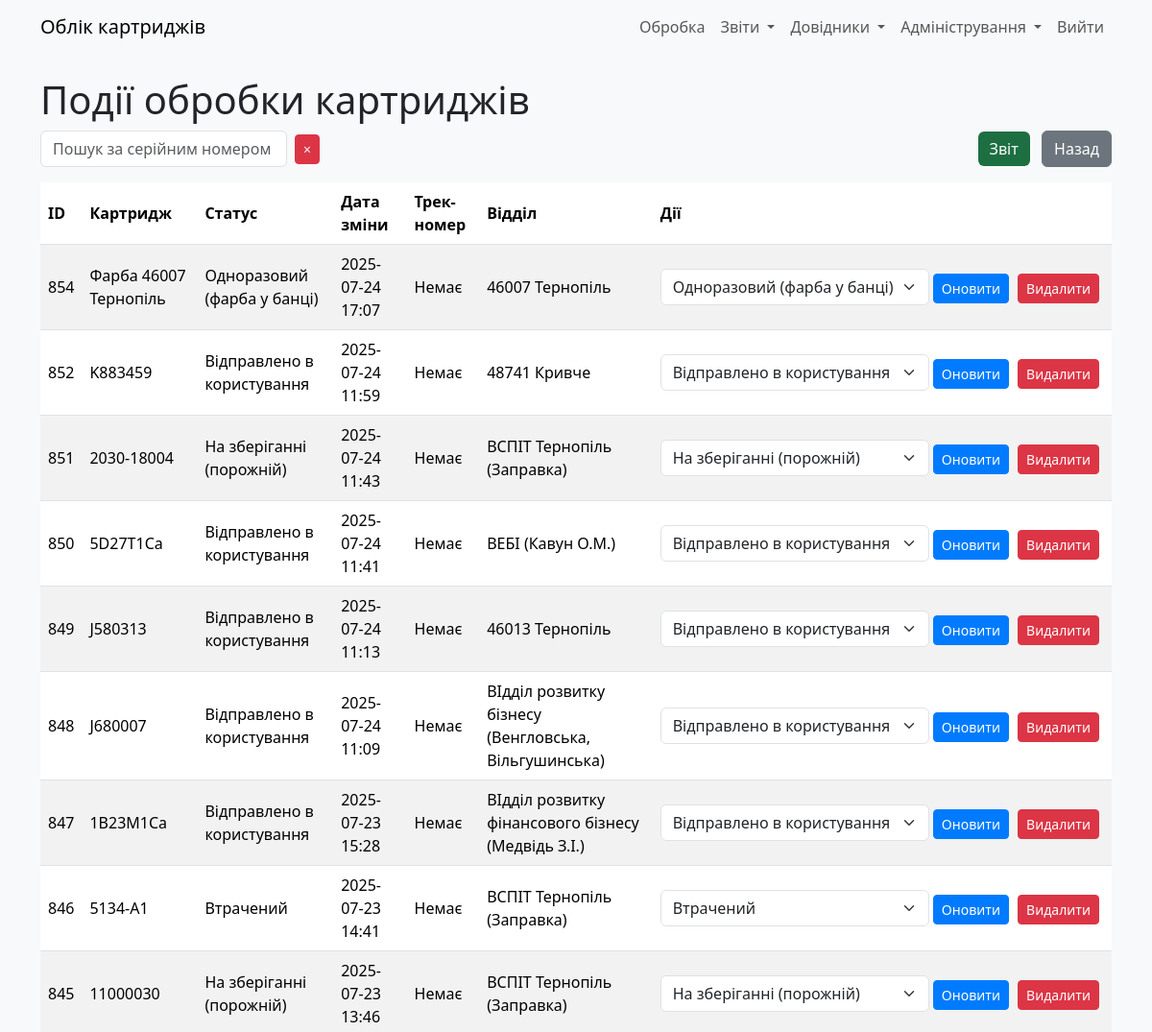
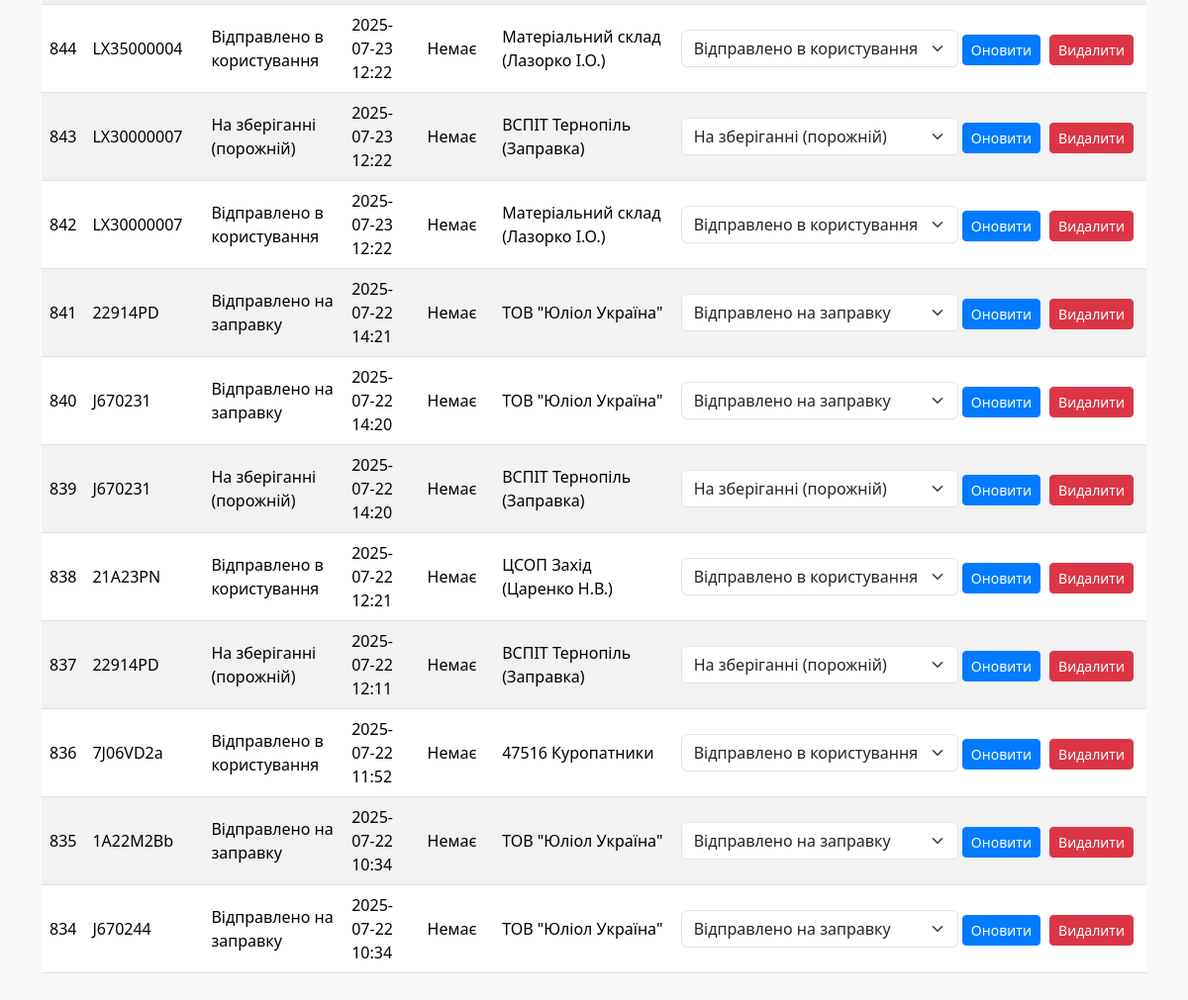
The app's page /cartridge_status (signed in) with its own data (2 pictures, top to bottom).
### models.py (models this page shows)
class CartridgeStatus(db.Model):
    __tablename__ = "cartrg_status"
    id: Mapped[int] = mapped_column(primary_key=True)
    cartridge_id = mapped_column(ForeignKey(Cartridges.id))
    device_id: Mapped[int] = mapped_column(ForeignKey(CustomerEquipment.id), nullable=True)
    status: Mapped[int] = mapped_column(Integer, server_default=literal(0))
    date_ofchange: Mapped[DateTime] = mapped_column(DateTime, server_default=func.now())
    parcel_track: Mapped[str] = mapped_column(String(13), nullable=True)
    exec_dept: Mapped[int] = mapped_column(ForeignKey(RefillDept.id))
    user_updated: Mapped[int] = mapped_column(ForeignKey(User.id))
    time_updated: Mapped[DateTime] = mapped_column(DateTime, server_default=func.now())
    __table_args__ = (
        Index('idx_cartridge_date', 'cartridge_id', 'date_ofchange'),  # Композитний індекс
        Index('idx_status', 'status'),                                 # Окремий індекс для status
        Index('idx_exec_dept', 'exec_dept'),                           # Окремий індекс для exec_dept
    )

class Cartridges(db.Model):
    __tablename__ = "cartridges"
    id: Mapped[int] = mapped_column(primary_key=True)
    serial_num: Mapped[str] = mapped_column(String(255), server_default="N/A")
    use_counter: Mapped[int] = mapped_column(Integer, nullable=False, default=-1)
    in_printer: Mapped[int] = mapped_column(ForeignKey(CustomerEquipment.id), nullable=True)
    cartridge_model: Mapped[str] = mapped_column(String(255), nullable=True)  # Застаріле. Не використовувати!
    cartrg_model_id: Mapped[int] = mapped_column(ForeignKey(CartridgeModel.id), default=1)
    user_updated: Mapped[int] = mapped_column(ForeignKey(User.id))
    time_updated: Mapped[DateTime] = mapped_column(DateTime, server_default=func.now())
    curr_status: Mapped[int] = mapped_column(Integer, nullable=False, default=0)
    curr_dept: Mapped[int] = mapped_column(Integer, nullable=False, default=0)
    curr_parcel_track: Mapped[str] = mapped_column(String(13), nullable=True)

class RefillDept(db.Model):
    __tablename__ = "refill_dept"
    id: Mapped[int] = mapped_column(primary_key=True)
    deptname: Mapped[str] = mapped_column(String(30))
    dept_description: Mapped[str] = mapped_column(String(255))
    addr1: Mapped[str] = mapped_column(String(255))
    addr2: Mapped[str] = mapped_column(String(255))
    addr3: Mapped[str] = mapped_column(String(255))
    addr4: Mapped[str] = mapped_column(String(255))
    addr5: Mapped[str] = mapped_column(String(255))
    dept_description: Mapped[str] = mapped_column(String(255))  # Нове поле
    is_exec: Mapped[int] = mapped_column(Integer, server_default=literal(0))
    user_updated: Mapped[int] = mapped_column(ForeignKey(User.id))
    time_updated: Mapped[DateTime] = mapped_column(DateTime, server_default=func.now())

### app.py (the view)
    def wrapper(*args, **kwargs):
        if current_user.role != 'admin':
            abort(403)
        return f(*args, **kwargs)

### app.py (called while the page is built)
@login_manager.user_loader
def load_user(user_id):
    return User.query.get(int(user_id))

def admin_required(f):
    def wrapper(*args, **kwargs):
        if current_user.role != 'admin':
            abort(403)
        return f(*args, **kwargs)
    wrapper.__name__ = f.__name__
    return wrapper

### templates/cartridge_status.html (shortened to what this page needs)
{% extends "base.html" %}
{% block content %}
    <h1>Події обробки картриджів</h1>
    <div class="mb-3 d-flex justify-content-between align-items-center">
        <div class="d-flex align-items-center">
            <input type="text" id="search" class="form-control" placeholder="Пошук за серійним номером" value="{{ search|escape }}" style="max-width: 400px;">
            <button id="clear-search" class="btn btn-danger btn-sm ms-2" title="Очистити пошук">
                <span>×</span>
            </button>
        </div>
        <div>
            <a href="{{ url_for('export_cartridge_events') }}" class="btn btn-excel me-2">Звіт</a>
            <a href="{{ url_for('index') }}" class="btn btn-secondary">Назад</a>
        </div>
    </div>
    <table class="table table-striped" id="status-table">
        <thead>
            <tr>
                <th>ID</th>
                <th>Картридж</th>
                <th>Статус</th>
                <th>Дата зміни</th>
                <th>Трек-номер</th>
                <th>Відділ</th>
                <th>Дії</th>
            </tr>
        </thead>
        <tbody id="status-table-body">
            {% for status, serial_num, deptname in statuses %}
            <tr>
                <td>{{ status.id }}</td>
                <td>{{ serial_num }}</td>
                <td>{{ {0: 'Не вказано', 1: 'На зберіганні (порожній)', 2: 'Відправлено в користування', 3: 'Відправлено на заправку', 4: 'Непридатний (списаний)', 5: 'Одноразовий (фарба у банці)', 6: 'На зберіганні (заправлений)', 7: 'Втрачений'}[status.status] }}</td>
                <td>{{ status.date_ofchange.strftime('%Y-%m-%d %H:%M') }}</td>
                <td>{{ status.parcel_track or 'Немає' }}</td>
                <td>{{ deptname }}</td>
                <td class="actions-column">
                    <form action="{{ url_for('update_status', status_id=status.id) }}" method="POST" class="d-inline">
                        <select name="status" class="form-select d-inline w-auto">
                            <option value="1" {% if status.status == 1 %}selected{% endif %}>На зберіганні (порожній)</option>
                            <option value="2" {% if status.status == 2 %}selected{% endif %}>Відправлено в користування</option>
                            <option value="3" {% if status.status == 3 %}selected{% endif %}>Відправлено на заправку</option>
                            <option value="5" {% if status.status == 5 %}selected{% endif %}>Одноразовий (фарба у банці)</option>
                            <option value="7" {% if status.status == 7 %}selected{% endif %}>Втрачений</option>
                        </select>
                        <button type="submit" class="btn btn-primary btn-sm">Оновити</button>
                    </form>
                    <form action="{{ url_for('delete_status', status_id=status.id) }}" method="POST" class="d-inline" onsubmit="return confirm('Ви впевнені, що хочете видалити цей статус?');">
                        <button type="submit" class="btn btn-danger btn-sm">Видалити</button>
                    </form>
                </td>
            </tr>
            {% endfor %}
        </tbody>
    </table>
{% endblock %}

### templates/base.html (shortened to what this page needs)
<!DOCTYPE html>
<html lang="uk">
<head>
    <link rel="stylesheet" href="{{ url_for('static', filename='css/bootstrap.min.css') }}">
    <link rel="stylesheet" href="{{ url_for('static', filename='css/style.css') }}">
</head>
<body>
    <nav class="navbar navbar-expand-lg navbar-light bg-light">
        <div class="container">
            <a class="navbar-brand" href="{{ url_for('index') }}">Облік картриджів</a>
            <div class="collapse navbar-collapse" id="navbarNav">
                <ul class="navbar-nav ms-auto">
                    {% if current_user.is_authenticated %}
                        <li class="nav-item">
                            <a class="nav-link" href="{{ url_for('mass_input') }}">Обробка</a>
                        </li>
                        <li class="nav-item dropdown">
                            <a class="nav-link dropdown-toggle" href="#" id="navbarDropdownReports" role="button" data-bs-toggle="dropdown" aria-expanded="false">
                                Звіти
                            </a>
                        </li>
                        <li class="nav-item dropdown">
                            <a class="nav-link dropdown-toggle" href="#" id="navbarDropdownRefs" role="button" data-bs-toggle="dropdown" aria-expanded="false">
                                Довідники
                            </a>
                        </li>
                        <li class="nav-item dropdown">
                            <a class="nav-link dropdown-toggle" href="#" id="navbarDropdownStats" role="button" data-bs-toggle="dropdown" aria-expanded="false">
                                Адміністрування
                            </a>
                        </li>
                        <li class="nav-item">
                            <a class="nav-link" href="{{ url_for('logout') }}">Вийти</a>
                        </li>
                    {% else %}
                        <li class="nav-item">
                            <a class="nav-link" href="{{ url_for('login') }}">Увійти</a>
                        </li>
                    {% endif %}
                </ul>
            </div>
        </div>
    </nav>
    <div class="container mt-4">
        {% block content %}{% endblock %}
    </div>
</body>
</html>

### static/css/style.css (style rules this page uses)
body { background-color: #f8f9fa; }
.table th, .table td { vertical-align: middle; }
.form-control, .form-select { max-width: 300px; }
.btn-sm { margin-right: 5px; }
.navbar-nav .nav-link { padding-left: 10px; padding-right: 10px; }
.btn-primary { background-color: #007bff; border-color: #007bff; }
.btn-secondary { background-color: #6c757d; border-color: #6c757d; }

### templates/cartridge_status.html (style rules this page uses)
.actions-column { white-space: nowrap; vertical-align: middle; }
#clear-search { padding: 0.25rem 0.5rem; }
.btn-excel { background-color: #1D6F42; color: white; border: none; }

### records on screen
CartridgeStatus: id "854", serial_num "Фарба 46007 Тернопіль", status "Одноразовий (фарба у банці)", date_ofchange "2025-07-24 17:07", parcel_track "Немає", deptname "46007 Тернопіль"
CartridgeStatus: id "852", serial_num "K883459", status "Відправлено в користування", date_ofchange "2025-07-24 11:59", parcel_track "Немає", deptname "48741 Кривче"
CartridgeStatus: id "851", serial_num "2030-18004", status "На зберіганні (порожній)", date_ofchange "2025-07-24 11:43", parcel_track "Немає", deptname "ВСПІТ Тернопіль (Заправка)"
CartridgeStatus: id "850", serial_num "5D27T1Ca", status "Відправлено в користування", date_ofchange "2025-07-24 11:41", parcel_track "Немає", deptname "ВЕБІ (Кавун О.М.)"
CartridgeStatus: id "849", serial_num "J580313", status "Відправлено в користування", date_ofchange "2025-07-24 11:13", parcel_track "Немає", deptname "46013 Тернопіль"
CartridgeStatus: id "848", serial_num "J680007", status "Відправлено в користування", date_ofchange "2025-07-24 11:09", parcel_track "Немає", deptname "ВІдділ розвитку бізнесу (Венгловська, Вільгушинська)"
CartridgeStatus: id "847", serial_num "1B23M1Ca", status "Відправлено в користування", date_ofchange "2025-07-23 15:28", parcel_track "Немає", deptname "ВІдділ розвитку фінансового бізнесу (Медвідь З.І.)"
CartridgeStatus: id "846", serial_num "5134-A1", status "Втрачений", date_ofchange "2025-07-23 14:41", parcel_track "Немає", deptname "ВСПІТ Тернопіль (Заправка)"
CartridgeStatus: id "845", serial_num "11000030", status "На зберіганні (порожній)", date_ofchange "2025-07-23 13:46", parcel_track "Немає", deptname "ВСПІТ Тернопіль (Заправка)"
CartridgeStatus: id "844", serial_num "LX35000004", status "Відправлено в користування", date_ofchange "2025-07-23 12:22", parcel_track "Немає", deptname "Матеріальний склад (Лазорко І.О.)"
CartridgeStatus: id "843", serial_num "LX30000007", status "На зберіганні (порожній)", date_ofchange "2025-07-23 12:22", parcel_track "Немає", deptname "ВСПІТ Тернопіль (Заправка)"
CartridgeStatus: id "842", serial_num "LX30000007", status "Відправлено в користування", date_ofchange "2025-07-23 12:22", parcel_track "Немає", deptname "Матеріальний склад (Лазорко І.О.)"
CartridgeStatus: id "841", serial_num "22914PD", status "Відправлено на заправку", date_ofchange "2025-07-22 14:21", parcel_track "Немає", deptname "ТОВ \"Юліол Україна\""
CartridgeStatus: id "840", serial_num "J670231", status "Відправлено на заправку", date_ofchange "2025-07-22 14:20", parcel_track "Немає", deptname "ТОВ \"Юліол Україна\""
CartridgeStatus: id "839", serial_num "J670231", status "На зберіганні (порожній)", date_ofchange "2025-07-22 14:20", parcel_track "Немає", deptname "ВСПІТ Тернопіль (Заправка)"
CartridgeStatus: id "838", serial_num "21A23PN", status "Відправлено в користування", date_ofchange "2025-07-22 12:21", parcel_track "Немає", deptname "ЦСОП Захід (Царенко Н.В.)"
CartridgeStatus: id "837", serial_num "22914PD", status "На зберіганні (порожній)", date_ofchange "2025-07-22 12:11", parcel_track "Немає", deptname "ВСПІТ Тернопіль (Заправка)"
CartridgeStatus: id "836", serial_num "7J06VD2a", status "Відправлено в користування", date_ofchange "2025-07-22 11:52", parcel_track "Немає", deptname "47516 Куропатники"
CartridgeStatus: id "835", serial_num "1A22M2Bb", status "Відправлено на заправку", date_ofchange "2025-07-22 10:34", parcel_track "Немає", deptname "ТОВ \"Юліол Україна\""
CartridgeStatus: id "834", serial_num "J670244", status "Відправлено на заправку", date_ofchange "2025-07-22 10:34", parcel_track "Немає", deptname "ТОВ \"Юліол Україна\""
